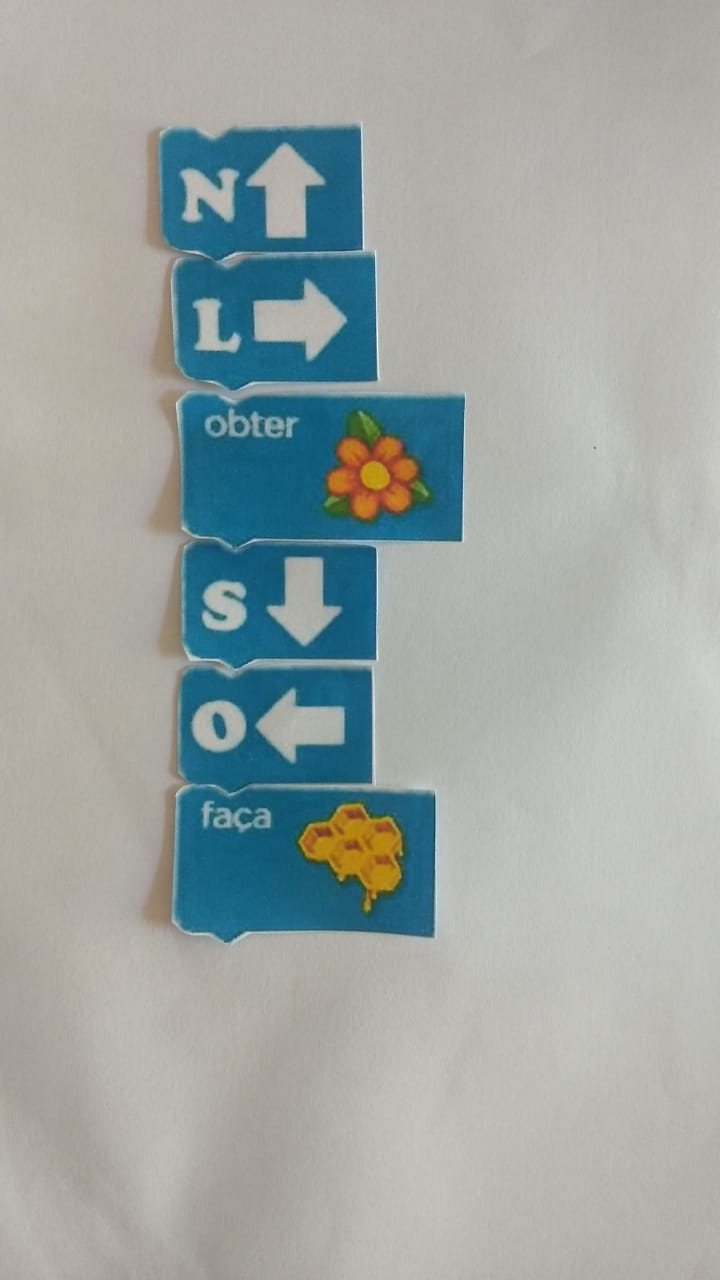
#> input picture Abelha/bee0.jpg, 720 x 1280 px, found by its file name
$ python newdrawkeypoints.py
#> lines starting #> are read from the running program, lines starting #| are printed output that depends on the picture
#!/usr/bin/env python3
# -*- coding: utf-8 -*-
"""
Created on Wed May  1 10:48:27 2019

@author: daniel
"""

import cv2
from matplotlib import pyplot as plt

detector = cv2.xfeatures2d.SIFT_create()
norm = cv2.NORM_L2
matcher = cv2.BFMatcher(norm)

flann_params = dict(algorithm = 1, trees = 5)
matcher = cv2.FlannBasedMatcher(flann_params, {})


img1 = cv2.imread("bee0.jpg")
#> img1 is the input picture: shape (1280, 720, 3); mean B, G, R 163.4, 165.4, 157.5
kp1, desc1 = detector.detectAndCompute(img1, None)
#> kp1 = 570 keypoints; strongest (x, y, size): (304, 320, 39.7), (208, 310, 16.2), (298, 726, 36.7), (304, 608, 36.1)

output = cv2.drawKeypoints(img1,kp1,None)
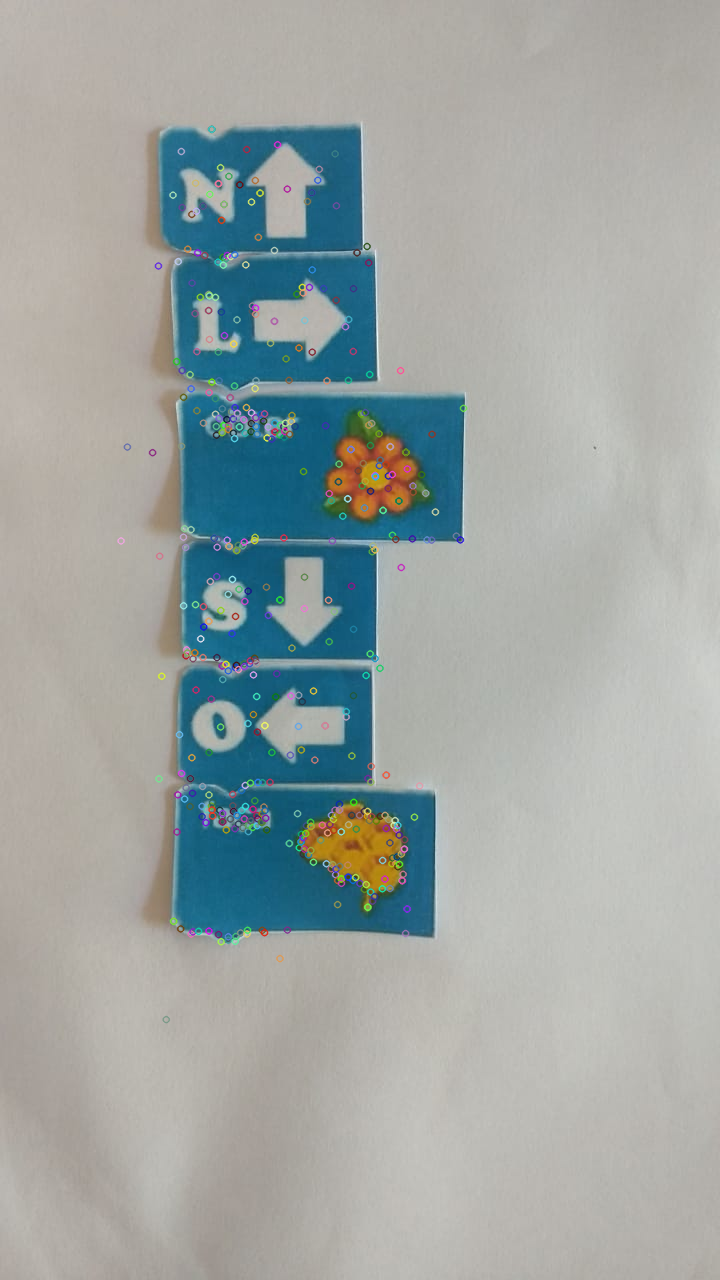
#> output: shape (1280, 720, 3); mean B, G, R 163.6, 165.5, 157.9

plt.imshow(output),plt.show()

$ run again, with Abelha/bee10.jpg copied over Abelha/bee0.jpg
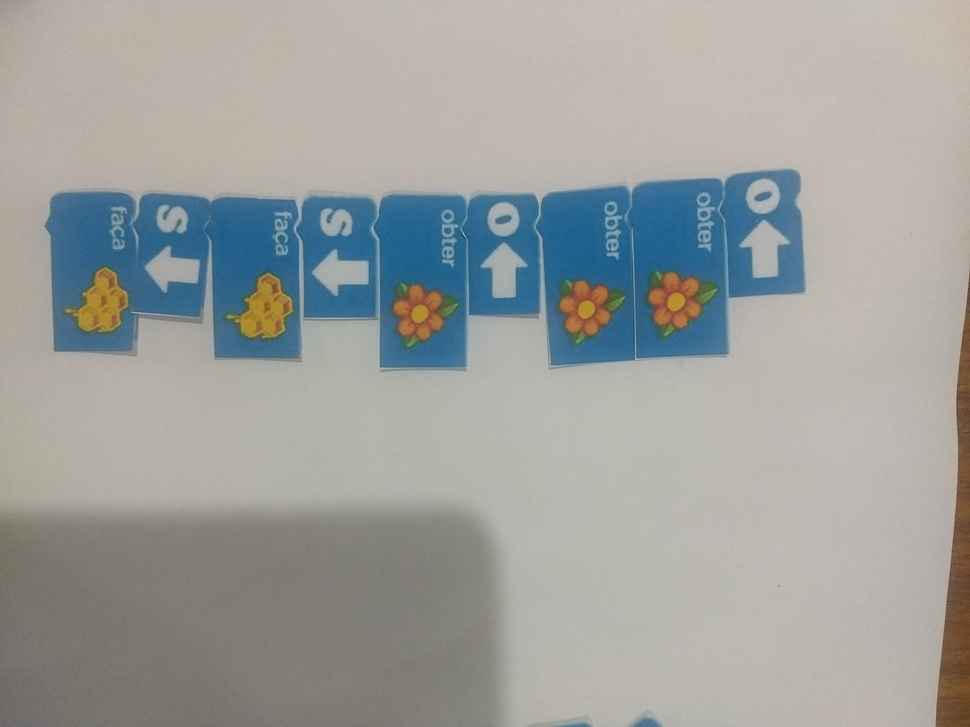
#> input picture Abelha/bee10.jpg, 970 x 727 px, shrunk from 4032 x 3024 before the run, found by its file name
#> img1 is the input picture: shape (727, 970, 3); mean B, G, R 156.4, 160.1, 158.2
#> kp1 = 585 keypoints; strongest (x, y, size): (648, 267, 137.7), (337, 273, 23.6), (168, 269, 23.3), (503, 268, 23.7)
#> `output = cv2.drawKeypoints(img1,kp1,None)`:
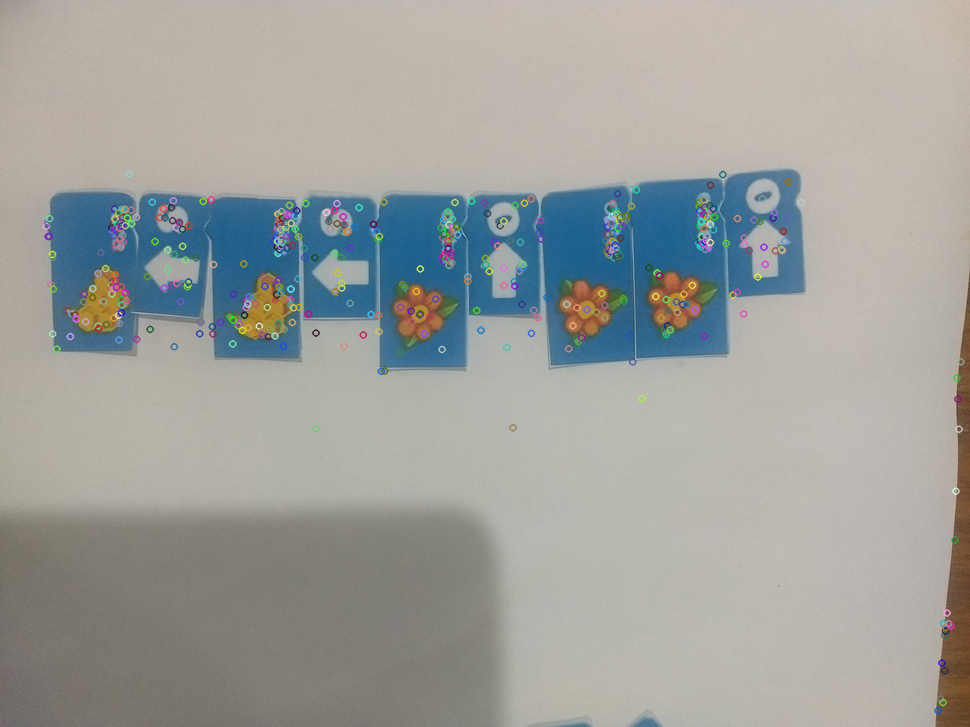
#> output: shape (727, 970, 3); mean B, G, R 156.5, 160.2, 158.6

$ run again, with Abelha/bee11.jpg copied over Abelha/bee0.jpg
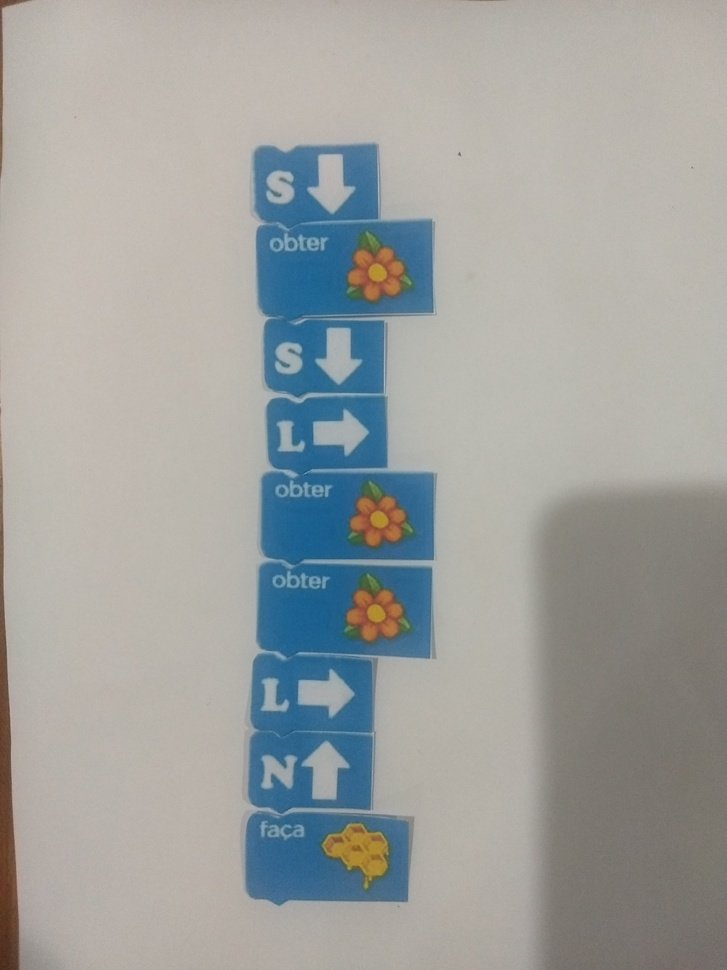
#> input picture Abelha/bee11.jpg, 727 x 970 px, shrunk from 3024 x 4032 before the run, found by its file name
#> img1 is the input picture: shape (970, 727, 3); mean B, G, R 159.2, 161.7, 159.7
#> kp1 = 552 keypoints; strongest (x, y, size): (335, 266, 118.4), (459, 154, 1.9), (339, 559, 132.4), (327, 693, 25.2)
#> `output = cv2.drawKeypoints(img1,kp1,None)`:
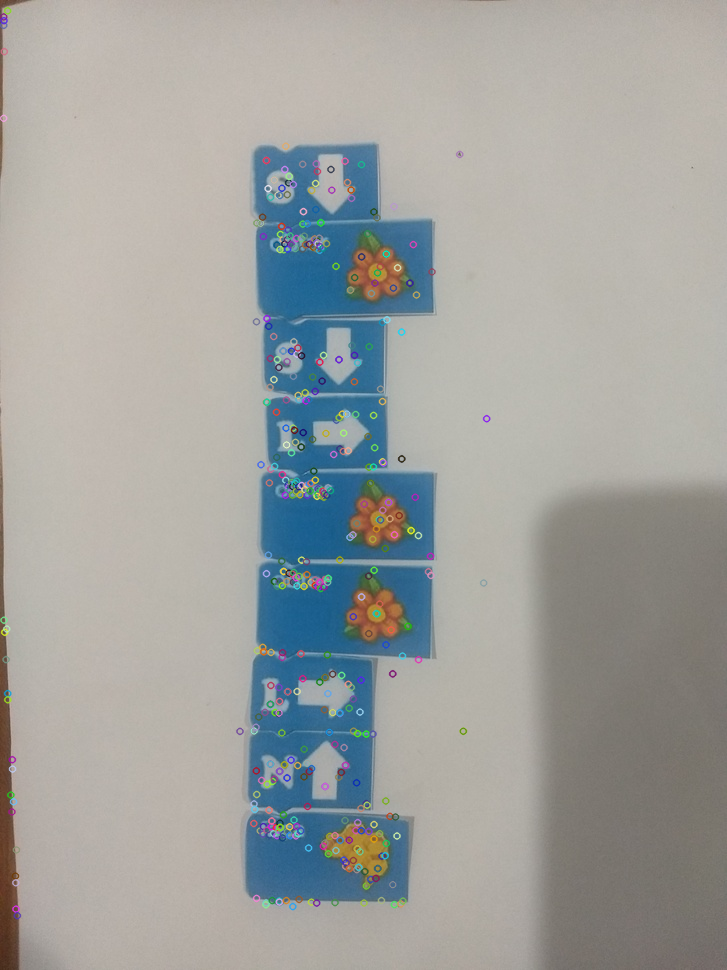
#> output: shape (970, 727, 3); mean B, G, R 159, 161.7, 160.1

$ run again, with Abelha/bee12.jpg copied over Abelha/bee0.jpg
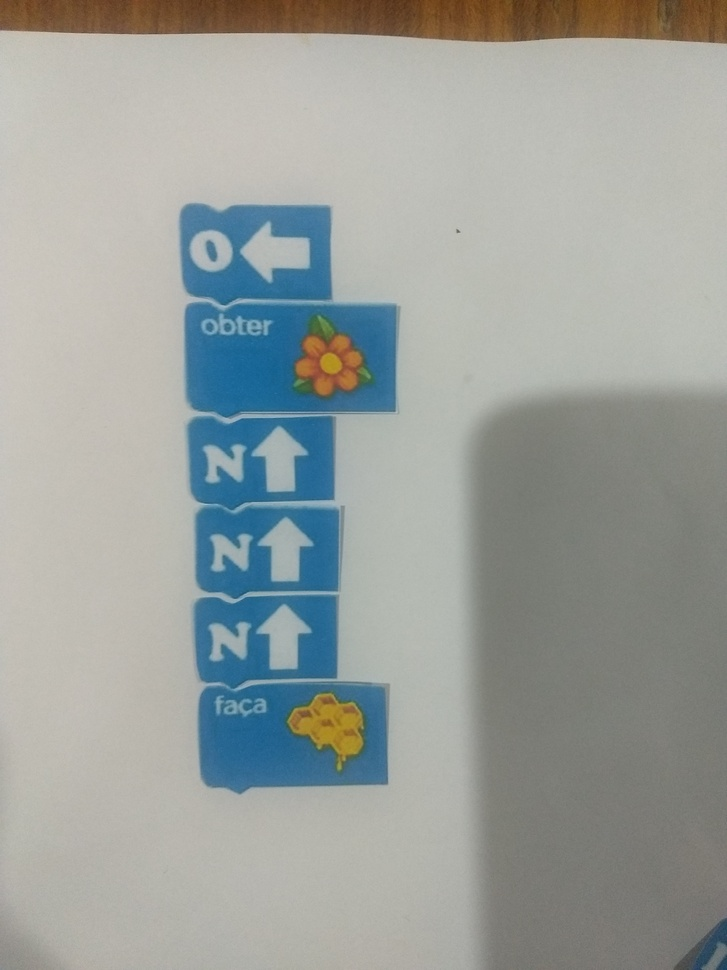
#> input picture Abelha/bee12.jpg, 727 x 970 px, shrunk from 3024 x 4032 before the run, found by its file name
#> img1 is the input picture: shape (970, 727, 3); mean B, G, R 156.7, 160.4, 155.5
#> kp1 = 414 keypoints; strongest (x, y, size): (277, 352, 139.5), (458, 231, 2.2), (280, 454, 26.9), (284, 632, 26.6)
#> `output = cv2.drawKeypoints(img1,kp1,None)`:
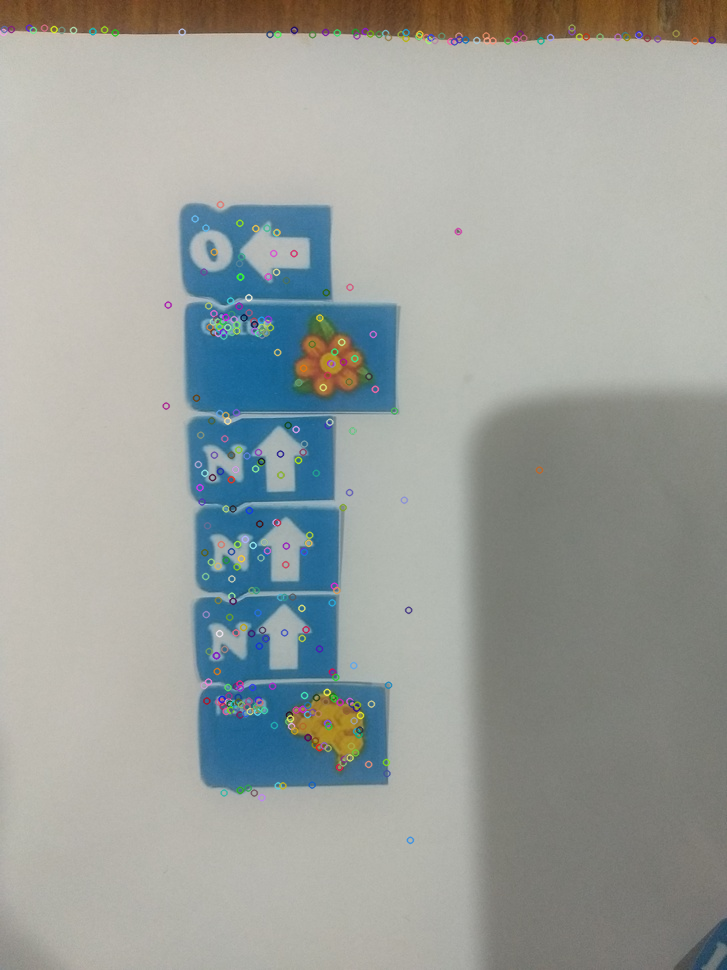
#> output: shape (970, 727, 3); mean B, G, R 156.7, 160.4, 155.8
